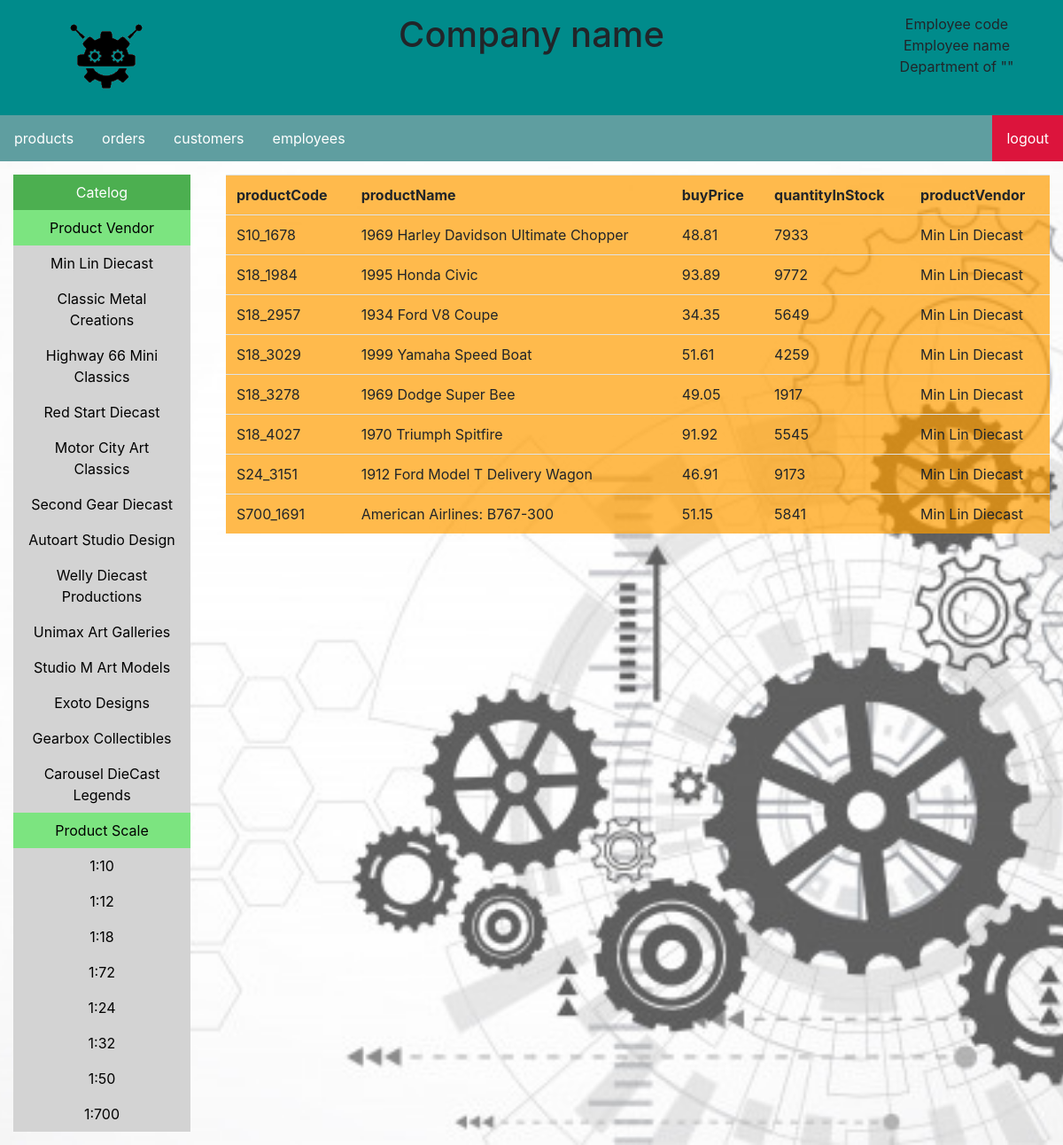
The app's page /1.php?category=products&productvendor=Min Lin Diecast with its own data.
### tables this page shows
CREATE TABLE `products` (
  `productCode` varchar(15) NOT NULL,
  `productName` varchar(70) NOT NULL,
  `productLine` varchar(50) NOT NULL,
  `productScale` varchar(10) NOT NULL,
  `productVendor` varchar(50) NOT NULL,
  `productDescription` text NOT NULL,
  `quantityInStock` smallint(6) NOT NULL,
  `buyPrice` decimal(10,2) NOT NULL,
  `MSRP` decimal(10,2) NOT NULL
);

### display_table_rule.php (called while the page is built, shortened)
<?php
    function get_colum_display(string $table_name)
    {
        if($table_name=="products")
		{
			return "productCode,productName,buyPrice,quantityInStock,productVendor";
		}
		return Null;
    }
?>

### 1.php (the view, shortened to what this page needs)
<?php
include "display_table_rule.php";
include "mysql_control.php";
$category = $_GET['category'];
$tablename = $category;
$display_colum = get_colum_display($tablename);
?>
<html>
    <head>
        <link rel="stylesheet" href="https://stackpath.bootstrapcdn.com/bootstrap/4.3.1/css/bootstrap.min.css">
        <link rel="stylesheet" type="text/css" href="css/main.css">
    </head>
    <body class="bg-image">
        <div class="row" style="margin:0px">
            <div class="column-left"><img src="image\logo.png" class="login-logo-image"></div>
            <div class="column-center"><h1>Company name</h1></div>
            <div class="column-right">
                Employee code<br>
                Employee name<br>
                Department of ""
            </div>
        </div>
        <ul class="ul-menu-bar">
            <li class="li-menu-bar"><a href="1.php?category=products">products</a></li>
            <li class="li-menu-bar"><a href="1.php?category=orders">orders</a></li>
            <li class="li-menu-bar"><a href="1.php?category=customers">customers</a></li>
            <li class="li-menu-bar"><a href="1.php?category=employees">employees</a></li>
            <li class="li-menu-bar" style="float:right"><a class="active" href="#about">logout</a></li>
        </ul>
		<div class="row" style="margin:0px">
			<div class="column-left-body">
				<ul class="ul-menu-list">
					<li class="li-menu-list"><a class="main-catelog" href="#home">Catelog</a></li>
					<li class="li-menu-list"><a class="sub-catelog" href="#news">Product Vendor</a></li>
					<?php
						$result = mysqli_query($con,"SELECT DISTINCT productVendor FROM `products`");
						while($data = mysqli_fetch_row($result))
						{
							echo "<li class='li-menu-list'><a href='1.php?category=products&productvendor=$data[0]'>$data[0]</a></li>";
						}
					?>
					<li class="li-menu-list"><a class="sub-catelog" href="#news">Product Scale</a></li>
					<?php
						$result = mysqli_query($con,"SELECT DISTINCT productScale FROM `products`");
						while($data = mysqli_fetch_row($result))
						{
							echo "<li class='li-menu-list'><a href='1.php?category=products&productscale=$data[0]'>$data[0]</a></li>";
						}
					?>
				</ul>
			</div>
			<div class="column-center-body">
				<table class="table table-hover" style="background-image: url('image/bg_table.png')">
            <tr>
                <?php
					$query = "SELECT $display_colum FROM $tablename WHERE";
					if(!empty($_GET['productvendor']))
					{
						$product_vendor = $_GET['productvendor'];
						$query .= " productVendor = '$product_vendor' ";
					}
					$result = mysqli_query($con,$query);
					while($field = mysqli_fetch_field($result))
                    {
							echo "<th>";
							echo $field->name;
							echo "</th>";
                    }
                ?>
            </tr>
				<?php
					$fieldcount=mysqli_num_fields($result);
					while($data = mysqli_fetch_row($result))
					{
						if($tablename=="products")
						{
							echo "<tr onclick=\"window.location='2.php?productCode=$data[0]'\">";
						}
						for($i = 0;$i < $fieldcount;$i++)
						{
							echo "<td> $data[$i] </td>";
						}
						echo "</tr>";
					}
				?>
        </table>
			</div>
		</div>
    </body>
</html>

### css/main.css (style rules this page uses)
.bg-image { background-image: url("../image/bg.jpg"); background-repeat: no-repeat; background-position: center; background-size: cover; }
.login-logo-image { width: 100px; height: 100px; }
.ul-menu-bar { list-style-type: none; margin: 0; padding: 0; overflow: hidden; background-color: cadetblue; }
.li-menu-bar { float: left; }
.li-menu-bar a { display: block; color: white; text-align: center; padding: 14px 16px; text-decoration: none; }
.ul-menu-list { list-style-type: none; margin: 0; padding: 0; width: 200px; background-color: lightgray; }
.li-menu-list a { display: block; color: #000; padding: 8px 16px; text-decoration: none; }
.li-menu-list a.main-catelog { background-color: #4CAF50; color: white; }
.li-menu-list a.sub-catelog { background-color: rgb(124, 228, 128); color: black; }
.active { background-color: crimson; }
.column-left { text-align: center; background-color: darkcyan; padding: 15px; float: left; width: 20%; }
.column-center { text-align: center; background-color: darkcyan; padding: 15px; float: left; width: 60%; }
.column-right { text-align: center; background-color: darkcyan; padding: 15px; float: left; width: 20%; }
.column-left-body { text-align: center; padding: 15px; float: center; width: 20%; }
.column-center-body { text-align: center; padding: 15px; float: center; width: 80%; }
.row:after { content: ""; display: table; clear: both; }

### records on screen
products: productCode "S10_1678", productName "1969 Harley Davidson Ultimate Chopper", buyPrice "48.81", quantityInStock "7933", productVendor "Min Lin Diecast"
products: productCode "S18_1984", productName "1995 Honda Civic", buyPrice "93.89", quantityInStock "9772", productVendor "Min Lin Diecast"
products: productCode "S18_2957", productName "1934 Ford V8 Coupe", buyPrice "34.35", quantityInStock "5649", productVendor "Min Lin Diecast"
products: productCode "S18_3029", productName "1999 Yamaha Speed Boat", buyPrice "51.61", quantityInStock "4259", productVendor "Min Lin Diecast"
products: productCode "S18_3278", productName "1969 Dodge Super Bee", buyPrice "49.05", quantityInStock "1917", productVendor "Min Lin Diecast"
products: productCode "S18_4027", productName "1970 Triumph Spitfire", buyPrice "91.92", quantityInStock "5545", productVendor "Min Lin Diecast"
products: productCode "S24_3151", productName "1912 Ford Model T Delivery Wagon", buyPrice "46.91", quantityInStock "9173", productVendor "Min Lin Diecast"
products: productCode "S700_1691", productName "American Airlines: B767-300", buyPrice "51.15", quantityInStock "5841", productVendor "Min Lin Diecast"

### other values on screen
$data[0] "Min Lin Diecast"
$data[0] "Classic Metal Creations"
$data[0] "Highway 66 Mini Classics"
$data[0] "Red Start Diecast"
$data[0] "Motor City Art Classics"
$data[0] "Second Gear Diecast"
$data[0] "Autoart Studio Design"
$data[0] "Welly Diecast Productions"
$data[0] "Unimax Art Galleries"
$data[0] "Studio M Art Models"
$data[0] "Exoto Designs"
$data[0] "Gearbox Collectibles"
$data[0] "Carousel DieCast Legends"
$data[0] "1:10"
$data[0] "1:12"
